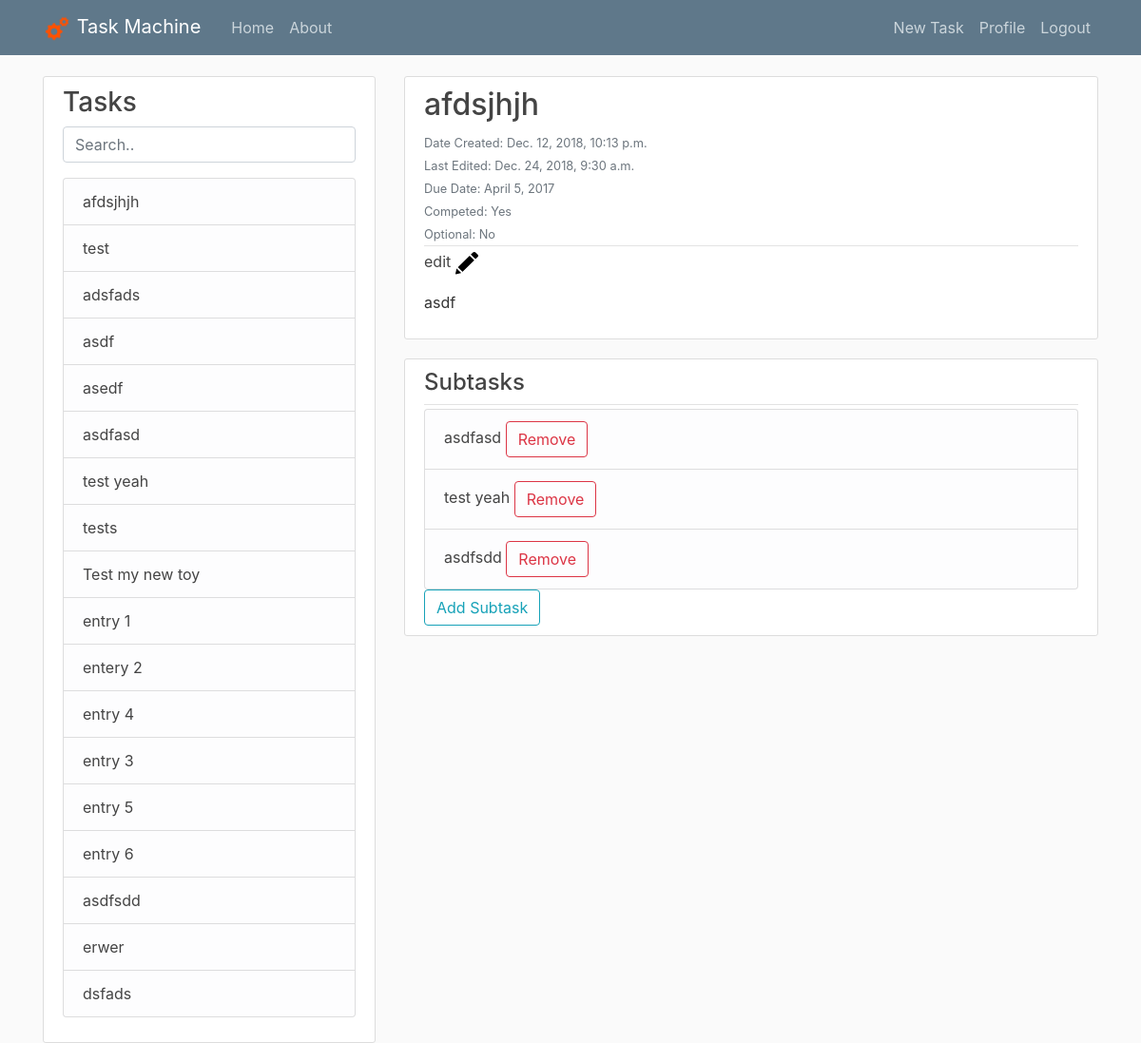
Page / (signed in) on the earlier database version.
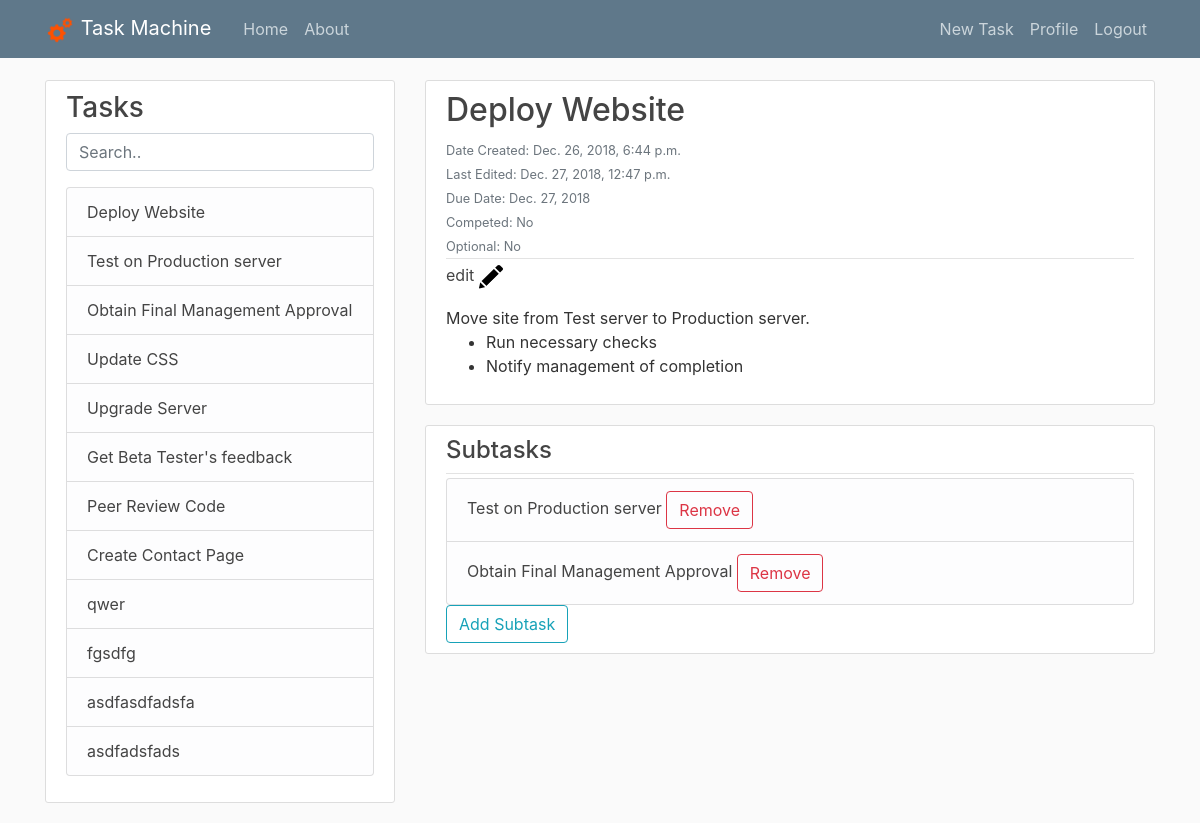
Same page on the later database version.
### tasks/models.py (models this page shows, shortened)
class Post(models.Model):
    title = models.CharField(max_length=100)
    content = models.TextField(blank=True)
    date_posted = models.DateTimeField(auto_now_add=True)
    date_edited = models.DateTimeField(auto_now=True)
    author = models.ForeignKey(User, on_delete=models.CASCADE)
    children = models.ManyToManyField('self',symmetrical=False)
    due_date = models.DateField(blank=True,null=True)
    choices = (
        (True,'Yes'),
        (False,'No'),
    )
    complete = models.BooleanField(blank=False,choices=choices,default=False)
    optional = models.BooleanField(choices=choices,default=False)
    class Meta:
        unique_together = ('author', 'title')

### tasks/views.py (the view)
# urls.py: path('', PostListView.as_view(), name='tasks-home'),
class PostListView(LoginRequiredMixin,ListView):
    model = Post
    template_name = 'tasks/home.html'
    context_object_name = 'posts'
    ordering = ['-date_posted']
    def get_context_data(self, **kwargs):
        context = super(PostListView, self).get_context_data(**kwargs)
        context['post_list'] = Post.objects.all().filter(author=self.request.user)
        taskId = self.request.GET.get('id')
        UserPosts = Post.objects.filter(author=self.request.user)
        if UserPosts.count() < 1:
            context['post'] = None
            context['sublist'] = None
        elif taskId == 'new' or taskId is None or UserPosts.filter(pk=taskId).count() < 1:
            taskId = UserPosts.first().pk
            context['post'] = Post.objects.get(pk=taskId)
            context['sublist'] = context['post'].children.all()
        else:
            context['post'] = Post.objects.get(pk=taskId)
            context['sublist'] = context['post'].children.all()
        return context
    def get_queryset(self, **kwargs):
        return Post.objects.filter(author=self.request.user)

### tasks/templates/tasks/home.html (shortened to what this page needs)
{% extends "tasks/leftbar.html" %}
{% block header %}
<link href="http://cdnjs.cloudflare.com/ajax/libs/summernote/0.8.11/summernote.css" rel="stylesheet">
{% endblock header %}
{% block content %}
{% if post_list.count < 1 %}
    <div class="col-md-8">
        <div class="media content-section">
            <div class="media-body">
                <div class="article-metadata">
                    <h4>You have no tasks</h4>
                </div>
                <div>
                    <a class="btn btn-outline-info" href="/post/new/">Create Task</a>
                </div>
            </div>
        </div>
    </div>
{% else %}
    <div class="col-md-8">
        <article class="media content-section">
            <div class="media-body">
                <div class="media-body relative">
                    <div class="article-metadata">
                        <h2><span class="article-title">{{ post.title }}</a></h2>
                        <div class="dates">
                            <small class="text-muted">Date Created: {{ post.date_posted}}</small>
                            <br>
                            <small class="text-muted">Last Edited: {{ post.date_edited}}</small>
                            <br>
                            <small class="text-muted">Due Date: {{ post.due_date }}</small>
                        </div>
                        <div class="attributes">
                            <small class="text-muted">Competed: {% if post.complete %}Yes  {% else %}No  {% endif %}</small>
                            <br>
                            <small class="text-muted">Optional: {% if post.optional %}Yes{% else %}No{% endif %}</small>
                        </div>
                    </div>
                </div>
                <div class="edit">
                    <a class="article-title edit" href="/post/{{ post.pk }}/update">
                        edit
                        <img src="media/edit-button.png" alt="Edit Post" width="25" height="25">
                    </a>
                </div>
                <div>
                    <p class="article-content">{{ post.content | safe }}</p>
                </div>
            </div>
        </article>
        <div class="media content-section">
            <div class="media-body">
                <div class="article-metadata">
                    <h4>Subtasks</h4>
                </div>
                <div class="scroll">
                    <ul class="list-group" id="subtasklist">
                    {% if sublist.count > 0 %}
                        {% for sub in sublist %}
                        <li class="list-group-item list-group-item-light substask" data-pk="{{ sub.pk }}">
                            <a class="article-title" href="/?id={{ sub.id }}">{{ sub.title }}</a>
                            <span class="btn btn-outline-danger remove-sub" onclick="removeSub({{ sub.pk }})">Remove</span></li>
                        {% endfor %}
                    {% else %}
                        <p class="article-content">No subtasks have been attached to this task</p>
                    {% endif %}
                    </ul>
                </div>
                <button class="btn btn-outline-info" type="button" id="addTask">Add Subtask</button>
            </div>
        </div>
    </div>
{% endif %}
{% endblock content %}

### tasks/templates/tasks/leftbar.html
{% extends "tasks/base.html" %}
{% block leftBar %}
<div class="col-md-4 leftbar" >
    <div class="content-section">
        <h3>Tasks</h3>
        <p class='text-muted'>
            <input class="form-control" id="myInputLeftBar" type="text" placeholder="Search..">
            <div class="scroll">
                <ul class="list-group" id="leftBarList">
                {% for post in post_list %}
                    <li class="list-group-item list-group-item-light"><a class="article-title" href="/?id={{ post.id }}">{{ post.title }}</a></li>
                {% endfor %}
                </ul>
            </div>
        </p>
    </div>
</div>
{% endblock leftBar %}

### tasks/templates/tasks/base.html (shortened to what this page needs)
{% load static %}
<!DOCTYPE html>
<html>
<head>
    <link rel="stylesheet" href="https://maxcdn.bootstrapcdn.com/bootstrap/4.0.0/css/bootstrap.min.css">
    <link rel="stylesheet" type="text/css" href="{% static 'tasks/main.css' %}?v={random number/string}">
    {% block header %}{% endblock %}
</head>
<body>
    <header class="site-header">
        <nav class="navbar navbar-expand-md navbar-dark bg-steel fixed-top">
            <div class="container">
                <a class="navbar-brand mr-4" href="{% url 'tasks-home' %}">
                    <img src="/media/gears.png" alt="Task Machine" width="30px">
                    Task Machine
                </a>
                <div class="collapse navbar-collapse" id="navbarToggle">
                    <div class="navbar-nav mr-auto">
                        <a class="nav-item nav-link" href="{% url 'tasks-home' %}">Home</a>
                        <a class="nav-item nav-link" href="{% url 'tasks-about' %}">About</a>
                    </div>
                    <div class="navbar-nav">
                        {% if user.is_authenticated %}
                        <a class="nav-item nav-link" href="{% url 'post-create' %}">New Task</a>
                        <a class="nav-item nav-link" href="{% url 'profile' %}">Profile</a>
                        <a class="nav-item nav-link" href="{% url 'logout' %}">Logout</a>
                        {% else %}
                            <a class="nav-item nav-link" href="{% url 'login' %}">Login</a>
                            <a class="nav-item nav-link" href="{% url 'register' %}">Sign Up</a>
                        {% endif %}
                    </div>
                </div>
            </div>
        </nav>
    </header>
    <main role="main" class="container">
        <div class="row">
        {% block leftBar %}{% endblock %}
        {% block content %}{% endblock %}
        </div>
    </main>
</body>
</html>

### static/tasks/main.css (style rules this page uses)
body { background: #fafafa; color: #333333; margin-top: 5rem; }
h1, h2, h3, h4, h5, h6 { color: #444444; }
ul { margin: 0; }
.bg-steel { background-color: #5f788a; }
.site-header .navbar-nav .nav-link { color: #cbd5db; }
.content-section { background: #ffffff; padding: 10px 20px; border: 1px solid #dddddd; border-radius: 3px; margin-bottom: 20px; }
.article-title { color: #444444; }
.article-content { white-space: pre-line; }
.article-metadata { padding-bottom: 1px; margin-bottom: 4px; border-bottom: 1px solid #e3e3e3 }

Differences in the rows shown:
removed Post: title "afdsjhjh", date_posted "Dec. 12, 2018, 10:13 p.m.", date_edited "Dec. 24, 2018, 9:30 a.m.", due_date "April 5, 2017", content "asdf", shown under "Tasks"
removed Post: title "test", shown under "Tasks"
removed Post: title "adsfads", shown under "Tasks"
removed Post: title "asdf", shown under "Tasks"
removed Post: title "asedf", shown under "Tasks"
removed Post: title "asdfasd"
removed Post: title "test yeah"
removed Post: title "tests", shown under "Tasks"
removed Post: title "Test my new toy", shown under "Tasks"
removed Post: title "entry 1", shown under "Tasks"
removed Post: title "entery 2", shown under "Tasks"
removed Post: title "entry 4", shown under "Tasks"
removed Post: title "entry 3", shown under "Tasks"
removed Post: title "entry 5", shown under "Tasks"
removed Post: title "entry 6", shown under "Tasks"
removed Post: title "asdfsdd"
removed Post: title "erwer", shown under "Tasks"
removed Post: title "dsfads", shown under "Tasks"
added Post: title "Deploy Website", date_posted "Dec. 26, 2018, 6:44 p.m.", date_edited "Dec. 27, 2018, 12:47 p.m.", due_date "Dec. 27, 2018", content "Move site from Test server to Production server. Run necessary checks Notify management of completion", shown under "Tasks"
added Post: title "Test on Production server"
added Post: title "Obtain Final Management Approval"
added Post: title "Update CSS", shown under "Tasks"
added Post: title "Upgrade Server", shown under "Tasks"
added Post: title "Get Beta Tester's feedback", shown under "Tasks"
added Post: title "Peer Review Code", shown under "Tasks"
added Post: title "Create Contact Page", shown under "Tasks"
added Post: title "qwer", shown under "Tasks"
added Post: title "fgsdfg", shown under "Tasks"
added Post: title "asdfasdfadsfa", shown under "Tasks"
added Post: title "asdfadsfads", shown under "Tasks"
Other differences:
text no longer shown: "Yes"
text now shown: "No"
